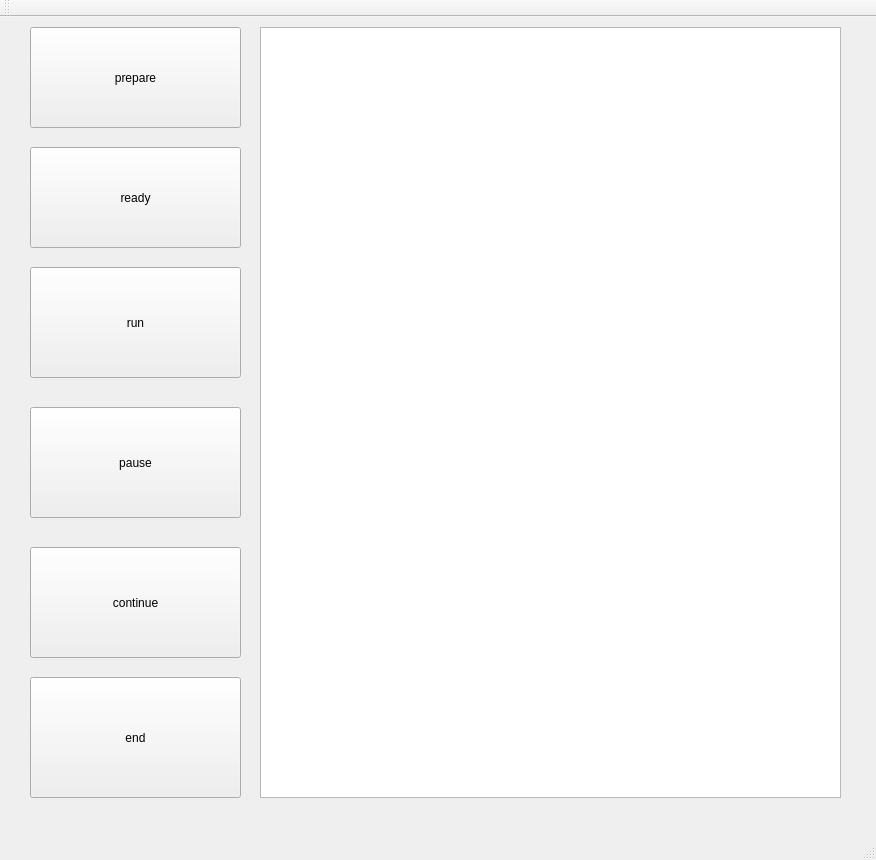
<?xml version="1.0" encoding="UTF-8"?>
<ui version="4.0">
 <class>QtRunControlClass</class>
 <widget class="QMainWindow" name="QtRunControlClass">
  <property name="geometry">
   <rect>
    <x>0</x>
    <y>0</y>
    <width>876</width>
    <height>860</height>
   </rect>
  </property>
  <property name="windowTitle">
   <string>QtRunControl</string>
  </property>
  <widget class="QWidget" name="centralWidget">
   <widget class="QPushButton" name="pushButton">
    <property name="geometry">
     <rect>
      <x>30</x>
      <y>10</y>
      <width>211</width>
      <height>101</height>
     </rect>
    </property>
    <property name="text">
     <string>prepare</string>
    </property>
   </widget>
   <widget class="QTextBrowser" name="textBrowser">
    <property name="geometry">
     <rect>
      <x>260</x>
      <y>10</y>
      <width>581</width>
      <height>771</height>
     </rect>
    </property>
   </widget>
   <widget class="QPushButton" name="pushButton_2">
    <property name="geometry">
     <rect>
      <x>30</x>
      <y>130</y>
      <width>211</width>
      <height>101</height>
     </rect>
    </property>
    <property name="text">
     <string>ready</string>
    </property>
   </widget>
   <widget class="QPushButton" name="pushButton_3">
    <property name="geometry">
     <rect>
      <x>30</x>
      <y>250</y>
      <width>211</width>
      <height>111</height>
     </rect>
    </property>
    <property name="text">
     <string>run</string>
    </property>
   </widget>
   <widget class="QPushButton" name="pushButton_4">
    <property name="geometry">
     <rect>
      <x>30</x>
      <y>390</y>
      <width>211</width>
      <height>111</height>
     </rect>
    </property>
    <property name="text">
     <string>pause</string>
    </property>
   </widget>
   <widget class="QPushButton" name="pushButton_5">
    <property name="geometry">
     <rect>
      <x>30</x>
      <y>530</y>
      <width>211</width>
      <height>111</height>
     </rect>
    </property>
    <property name="text">
     <string>continue</string>
    </property>
   </widget>
   <widget class="QPushButton" name="pushButton_6">
    <property name="geometry">
     <rect>
      <x>30</x>
      <y>660</y>
      <width>211</width>
      <height>121</height>
     </rect>
    </property>
    <property name="text">
     <string>end</string>
    </property>
   </widget>
  </widget>
  <widget class="QMenuBar" name="menuBar">
   <property name="geometry">
    <rect>
     <x>0</x>
     <y>0</y>
     <width>876</width>
     <height>26</height>
    </rect>
   </property>
  </widget>
  <widget class="QToolBar" name="mainToolBar">
   <attribute name="toolBarArea">
    <enum>TopToolBarArea</enum>
   </attribute>
   <attribute name="toolBarBreak">
    <bool>false</bool>
   </attribute>
  </widget>
  <widget class="QStatusBar" name="statusBar"/>
 </widget>
 <layoutdefault spacing="6" margin="11"/>
 <resources>
  <include location="QtRunControl.qrc"/>
 </resources>
 <connections>
  <connection>
   <sender>pushButton</sender>
   <signal>clicked()</signal>
   <receiver>QtRunControlClass</receiver>
   <slot>prepare()</slot>
   <hints>
    <hint type="sourcelabel">
     <x>175</x>
     <y>123</y>
    </hint>
    <hint type="destinationlabel">
     <x>15</x>
     <y>112</y>
    </hint>
   </hints>
  </connection>
  <connection>
   <sender>pushButton_2</sender>
   <signal>clicked()</signal>
   <receiver>QtRunControlClass</receiver>
   <slot>ready()</slot>
   <hints>
    <hint type="sourcelabel">
     <x>50</x>
     <y>217</y>
    </hint>
    <hint type="destinationlabel">
     <x>14</x>
     <y>208</y>
    </hint>
   </hints>
  </connection>
  <connection>
   <sender>pushButton_3</sender>
   <signal>clicked()</signal>
   <receiver>QtRunControlClass</receiver>
   <slot>run()</slot>
   <hints>
    <hint type="sourcelabel">
     <x>46</x>
     <y>337</y>
    </hint>
    <hint type="destinationlabel">
     <x>17</x>
     <y>343</y>
    </hint>
   </hints>
  </connection>
  <connection>
   <sender>pushButton_4</sender>
   <signal>clicked()</signal>
   <receiver>QtRunControlClass</receiver>
   <slot>pause()</slot>
   <hints>
    <hint type="sourcelabel">
     <x>61</x>
     <y>474</y>
    </hint>
    <hint type="destinationlabel">
     <x>15</x>
     <y>474</y>
    </hint>
   </hints>
  </connection>
  <connection>
   <sender>pushButton_5</sender>
   <signal>clicked()</signal>
   <receiver>QtRunControlClass</receiver>
   <slot>continuE()</slot>
   <hints>
    <hint type="sourcelabel">
     <x>61</x>
     <y>617</y>
    </hint>
    <hint type="destinationlabel">
     <x>14</x>
     <y>621</y>
    </hint>
   </hints>
  </connection>
 </connections>
 <slots>
  <slot>prepare()</slot>
  <slot>ready()</slot>
  <slot>run()</slot>
  <slot>pause()</slot>
  <slot>continuE()</slot>
 </slots>
</ui>
